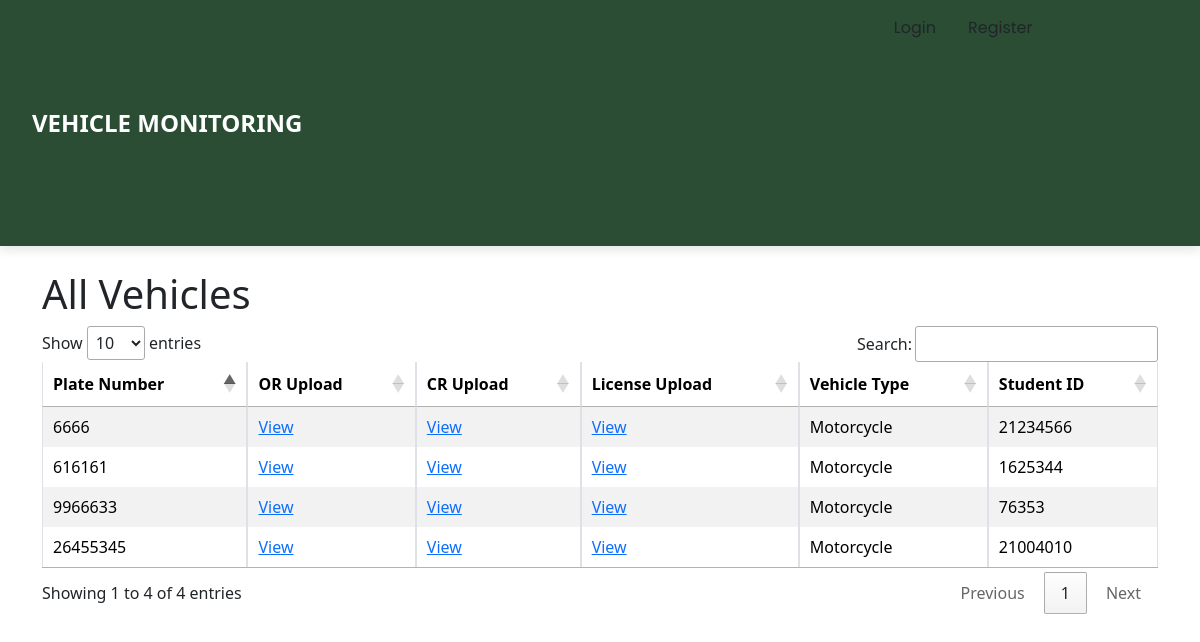
The page /all-vehicles/ on the database its author committed.
### qrapp/models.py (models this page shows, shortened)
class Vehicle(models.Model):
    plate_number = models.CharField(max_length=20, unique=True)
    or_upload = models.FileField(upload_to='uploads/or/')
    cr_upload = models.FileField(upload_to='uploads/cr/')
    license_upload = models.FileField(upload_to='uploads/license/')
    vehicle_type = models.CharField(max_length=50, choices=[('Car', 'Car'), ('Motorcycle', 'Motorcycle')])
    student_id = models.ForeignKey('StudentMasterList', on_delete=models.CASCADE, related_name='vehicles')
    id = models.AutoField(primary_key=True)

class StudentMasterList(models.Model):
        student_id = models.CharField(max_length=20, unique=True)
        username = models.CharField(max_length=50)
        email = models.EmailField(unique=True)
        first_name = models.CharField(max_length=50, blank=True, null=True)
        last_name = models.CharField(max_length=50, blank=True, null=True)
        course = models.CharField(max_length=100)
        year = models.CharField(max_length=10)
        major = models.CharField(max_length=100)
        password = models.CharField(max_length=128, blank=True, null=False)
        qr_code = models.ImageField(upload_to='uploads/qr_codes/', blank=True, null=True)

### qrapp/views.py (the view)
# urls.py: path('all-vehicles/', views.all_vehicles, name='all-vehicles'),
def all_vehicles(request):
    vehicles = Vehicle.objects.all()
    return render(request, 'qrapp/all_vehicles.html', {'vehicles': vehicles})

### qrapp/templates/qrapp/all_vehicles.html (shortened to what this page needs)
{% extends 'qrapp/base.html' %}
{% block content %}
    <div class="container mt-0">
        <h1>All Vehicles</h1>
        <table id="vehiclesTable" class="table table-striped table-bordered">
            <thead>
                <tr>
                    <th>Plate Number</th>
                    <th>OR Upload</th>
                    <th>CR Upload</th>
                    <th>License Upload</th>
                    <th>Vehicle Type</th>
                    <th>Student ID</th>
                </tr>
            </thead>
            <tbody>
                {% for vehicle in vehicles %}
                    <tr>
                        <td>{{ vehicle.plate_number }}</td>
                        <td><a href="#" class="view-image" data-image-url="{{ vehicle.or_upload.url }}">View</a></td>
                        <td><a href="#" class="view-image" data-image-url="{{ vehicle.cr_upload.url }}">View</a></td>
                        <td><a href="#" class="view-image" data-image-url="{{ vehicle.license_upload.url }}">View</a></td>
                        <td>{{ vehicle.vehicle_type }}</td>
                        <td>{{ vehicle.student_id.student_id }}</td>
                    </tr>
                {% endfor %}
            </tbody>
        </table>
    </div>
    <link rel="stylesheet" href="https://cdn.datatables.net/1.13.5/css/jquery.dataTables.min.css">
    <link rel="stylesheet" href="https://cdn.jsdelivr.net/npm/bootstrap@5.3.3/dist/css/bootstrap.min.css">
{% endblock %}

### static/css/sidebar2.css (style rules this page uses)
* { margin: 0; padding: 0; box-sizing: border-box; }
body { font-family: 'Poppins', sans-serif; background-color: #f4f6f9; display: flex; flex-direction: column; height: 100vh; }
html { scroll-behavior: smooth; }

### qrapp/templates/qrapp/navbar.html (style rules this page uses)
* { margin: 0; padding: 0; box-sizing: border-box; }
body { font-family: 'Poppins', sans-serif; background-color: #f4f6f9; display: flex; flex-direction: column; height: 100vh; }
html { scroll-behavior: smooth; }

### rows shown on the page
Vehicle: plate_number "26455345", vehicle_type "Motorcycle", student_id.student_id "21004010"
Vehicle: plate_number "9966633", vehicle_type "Motorcycle", student_id.student_id "76353"
Vehicle: plate_number "6666", vehicle_type "Motorcycle", student_id.student_id "21234566"
Vehicle: plate_number "616161", vehicle_type "Motorcycle", student_id.student_id "1625344"
